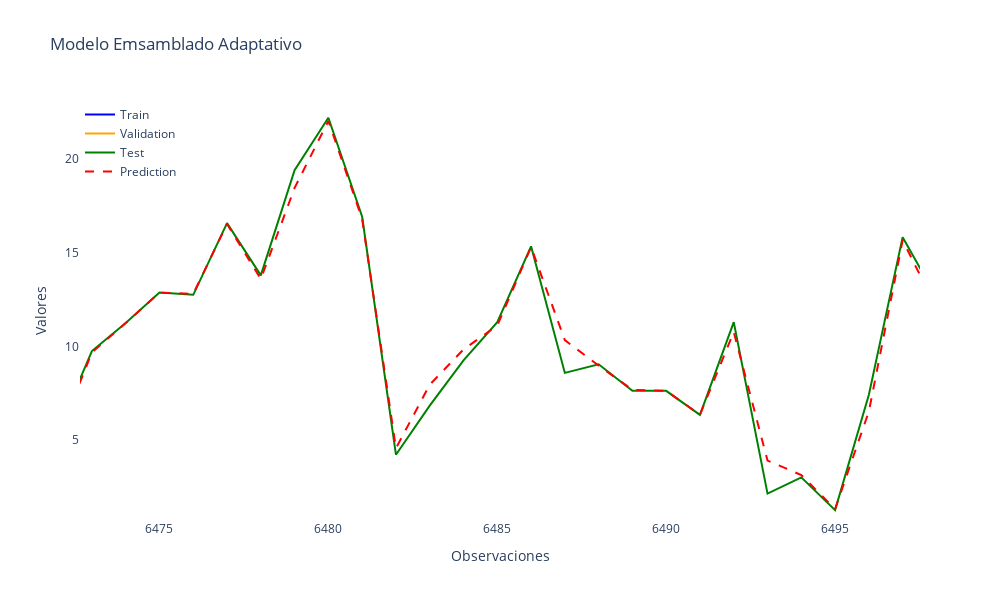

Notebook source saved alongside this figure:
### Code cell
plot_model(train, val, test, final_ensamble_pred, 'Modelo Emsamblado Adaptativo')

### Figure 1 — Plotly figure (JSON) as saved in the notebook; plotly's stock layout.template omitted (floating-point values rounded to 4 significant figures; data arrays with more than 128 entries replaced by an {"elided": "..."} marker saying what was removed)
{"data": [{"line": {"color": "blue"}, "mode": "lines", "name": "Train", "type": "scatter", "x": {"elided": "5844 int values"}, "y": {"elided": "5844 float values"}}, {"line": {"color": "orange"}, "mode": "lines", "name": "Validation", "type": "scatter", "x": {"elided": "365 int values"}, "y": {"elided": "365 float values"}}, {"line": {"color": "green"}, "mode": "lines", "name": "Test", "type": "scatter", "x": {"elided": "365 int values"}, "y": {"elided": "365 float values"}}, {"line": {"color": "red", "dash": "dash"}, "mode": "lines", "name": "Prediction", "type": "scatter", "x": {"elided": "365 int values"}, "y": {"elided": "365 float values"}}], "layout": {"height": 600, "legend": {"traceorder": "normal", "x": 0, "y": 1}, "plot_bgcolor": "rgba(0, 0, 0, 0)", "title": {"text": "Modelo Emsamblado Adaptativo"}, "width": 1000, "xaxis": {"autorange": false, "range": [6473.0, 6498.0], "showspikes": false, "title": {"text": "Observaciones"}, "type": "linear"}, "yaxis": {"autorange": false, "range": [0.7223, 23.16], "showspikes": false, "title": {"text": "Valores"}, "type": "linear"}}}
